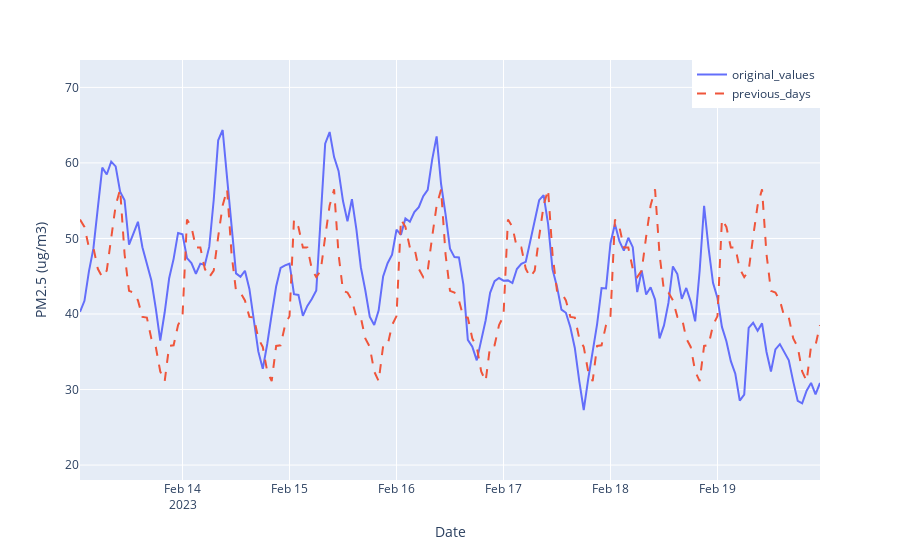

Here is the notebook cell this chart was saved with:
### Code cell
imputed_df = merged.loc[(merged["From Date"] > mask_from) & 
                        (merged["From Date"] <= mask_to)]
# Assuming you have imported your dataframe as 'imputed_df'

get_visualisation('previous_days', imputed_df)

### Figure 1 — Plotly figure (JSON) as saved in the notebook; plotly's stock layout.template omitted (floating-point values rounded to 4 significant figures; data arrays with more than 128 entries replaced by an {"elided": "..."} marker saying what was removed)
{"data": [{"hovertemplate": "variable=original_values<br>From Date=%{x}<br>value=%{y}<extra></extra>", "legendgroup": "original_values", "line": {"color": "#636efa", "dash": "solid"}, "marker": {"symbol": "circle"}, "mode": "lines", "name": "original_values", "orientation": "v", "showlegend": true, "type": "scatter", "x": {"elided": "167 str values"}, "xaxis": "x", "y": {"elided": "167 float values"}, "yaxis": "y"}, {"hovertemplate": "variable=previous_days<br>From Date=%{x}<br>value=%{y}<extra></extra>", "legendgroup": "previous_days", "line": {"color": "#EF553B", "dash": "dash"}, "marker": {"symbol": "circle"}, "mode": "lines", "name": "previous_days", "orientation": "v", "showlegend": true, "type": "scatter", "x": {"elided": "167 str values"}, "xaxis": "x", "y": {"elided": "167 float values"}, "yaxis": "y"}], "layout": {"legend": {"title": {"text": ""}, "tracegroupgap": 0, "x": 1, "xanchor": "right", "y": 1, "yanchor": "top"}, "margin": {"t": 60}, "xaxis": {"anchor": "y", "domain": [0, 1], "title": {"text": "Date"}}, "yaxis": {"anchor": "x", "domain": [0, 1], "range": [18.02, 73.63], "title": {"text": "PM2.5 (ug/m3)"}}}}
